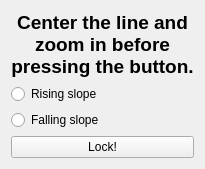
                 <widget class="QWidget" name="manual_mode">
                  <attribute name="title">
                   <string>Manual</string>
                  </attribute>
                  <layout class="QVBoxLayout" name="verticalLayout_12">
                   <item>
                    <widget class="QLabel" name="label_6">
                     <property name="text">
                      <string>&lt;html&gt;&lt;head/&gt;&lt;body&gt;&lt;p align=&quot;center&quot;&gt;&lt;span style=&quot; font-size:14pt; font-weight:600;&quot;&gt;Center the line and zoom in before pressing the button.&lt;/span&gt;&lt;/p&gt;&lt;/body&gt;&lt;/html&gt;</string>
                     </property>
                     <property name="scaledContents">
                      <bool>false</bool>
                     </property>
                     <property name="alignment">
                      <set>Qt::AlignCenter</set>
                     </property>
                     <property name="wordWrap">
                      <bool>true</bool>
                     </property>
                    </widget>
                   </item>
                   <item>
                    <widget class="QRadioButton" name="button_slope_rising">
                     <property name="text">
                      <string>Rising slope</string>
                     </property>
                    </widget>
                   </item>
                   <item>
                    <widget class="QRadioButton" name="button_slope_falling">
                     <property name="text">
                      <string>Falling slope</string>
                     </property>
                    </widget>
                   </item>
                   <item>
                    <widget class="QPushButton" name="manualLockButton">
                     <property name="text">
                      <string>Lock!</string>
                     </property>
                    </widget>
                   </item>
                  </layout>
                 </widget>
